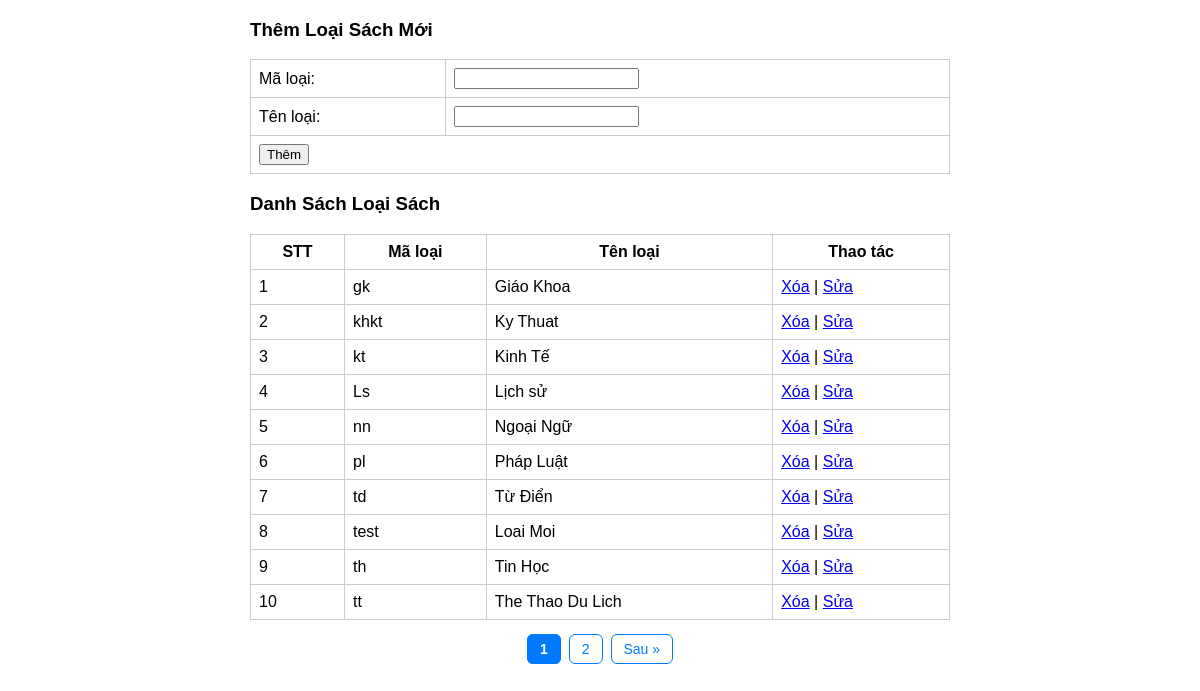
/files/lab08/lab8_3/lab8_3.php, run on the app's committed database.
### tables this page shows
CREATE TABLE `category` (
  `cat_id` varchar(5) NOT NULL,
  `cat_name` varchar(50) NOT NULL,
  PRIMARY KEY (`cat_id`)
);

### files/lab08/lab8_3/lab8_3.php (the view, shortened to what this page needs)
<?php
try {
    $pdh = new PDO("mysql:host=localhost;dbname=bookstore", "root", "");
    $pdh->query("set names 'utf8'");
} catch (Exception $e) {
    die($e->getMessage());
}
$limit = 10;
$page = isset($_GET["page"]) ? (int)$_GET["page"] : 1;
$offset = ($page - 1) * $limit;
$total_sql = $pdh->query("SELECT COUNT(*) FROM category");
$total_rows = $total_sql->fetchColumn();
$total_pages = ceil($total_rows / $limit);
$sql = "SELECT * FROM category LIMIT :offset, :limit";
$stm = $pdh->prepare($sql);
$stm->bindValue(':offset', $offset, PDO::PARAM_INT);
$stm->bindValue(':limit', $limit, PDO::PARAM_INT);
$stm->execute();
$rows = $stm->fetchAll(PDO::FETCH_ASSOC);
?>
<!DOCTYPE html>
<html lang="vi">
<head>
</head>
<body>
<div id="container">
    <h3>Thêm Loại Sách Mới</h3>
    <form method="post">
        <table>
            <tr>
                <td>Mã loại:</td>
                <td><input type="text" name="cat_id" required></td>
            </tr>
            <tr>
                <td>Tên loại:</td>
                <td><input type="text" name="cat_name" required></td>
            </tr>
            <tr>
                <td colspan="2"><input type="submit" name="sm_insert" value="Thêm"></td>
            </tr>
        </table>
    </form>
    <h3>Danh Sách Loại Sách</h3>
    <table>
        <tr>
            <th>STT</th>
            <th>Mã loại</th>
            <th>Tên loại</th>
            <th>Thao tác</th>
        </tr>
        <?php
        $stt = $offset + 1;
        foreach ($rows as $r) {
            echo "<tr>
                    <td>$stt</td>
                    <td>{$r['cat_id']}</td>
                    <td>{$r['cat_name']}</td>
                    <td>
                        <a href='lab8_3_del.php?cat_id={$r['cat_id']}'
                           onclick=\"return confirm('Xóa loại này?');\">Xóa</a> |
                        <a href='lab8_3_update.php?cat_id={$r['cat_id']}'>Sửa</a>
                    </td>
                 </tr>";
            $stt++;
        }
        ?>
    </table>
    <div class="pagination">
        <?php
        for ($i = 1; $i <= $total_pages; $i++) {
            if ($i == $page)
                echo "<strong>$i</strong>";
            else
                echo "<a href='?page=$i'>$i</a>";
        }
        if ($page < $total_pages) {
            echo "<a href='?page=" . ($page + 1) . "'>Sau »</a>";
        }
        ?>
    </div>
</div>
</body>
</html>

### files/lab08/lab8_3/lab8_3.php (style rules this page uses)
#container { width: 700px; margin: 0 auto; font-family: Arial; }
table { width: 100%; border-collapse: collapse; margin-top: 15px; }
th, td { padding: 8px; border: 1px solid #ccc; }
.pagination { margin-top: 20px; text-align: center; }
.pagination a, .pagination strong { margin: 0 4px; padding: 6px 12px; text-decoration: none; border: 1px solid #007bff; color: #007bff; border-radius: 6px; font-size: 14px; }
.pagination strong { background: #007bff; color: white; }

### data on the page
category: cat_id "gk", cat_name "Giáo Khoa"
category: cat_id "khkt", cat_name "Ky Thuat"
category: cat_id "kt", cat_name "Kinh Tế"
category: cat_id "Ls", cat_name "Lịch sử"
category: cat_id "nn", cat_name "Ngoại Ngữ"
category: cat_id "pl", cat_name "Pháp Luật"
category: cat_id "td", cat_name "Từ Điển"
category: cat_id "test", cat_name "Loai Moi"
category: cat_id "th", cat_name "Tin Học"
category: cat_id "tt", cat_name "The Thao Du Lich"
